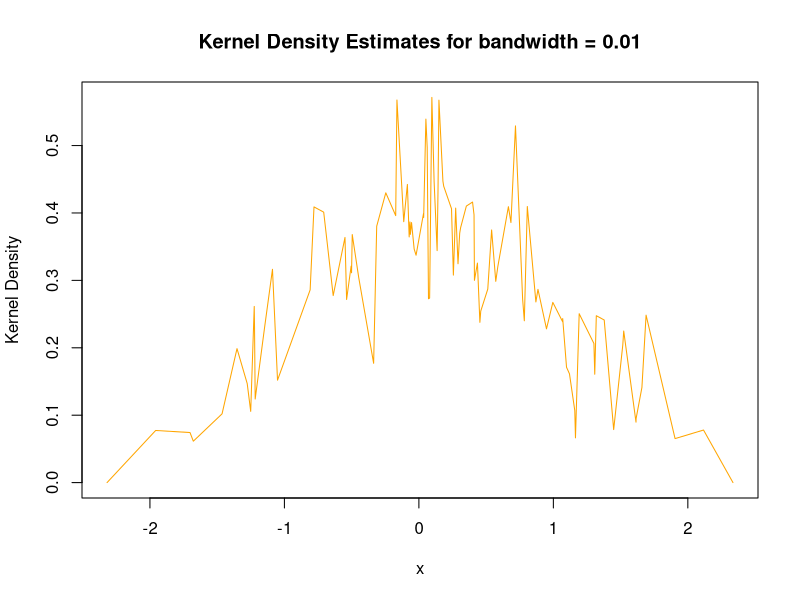
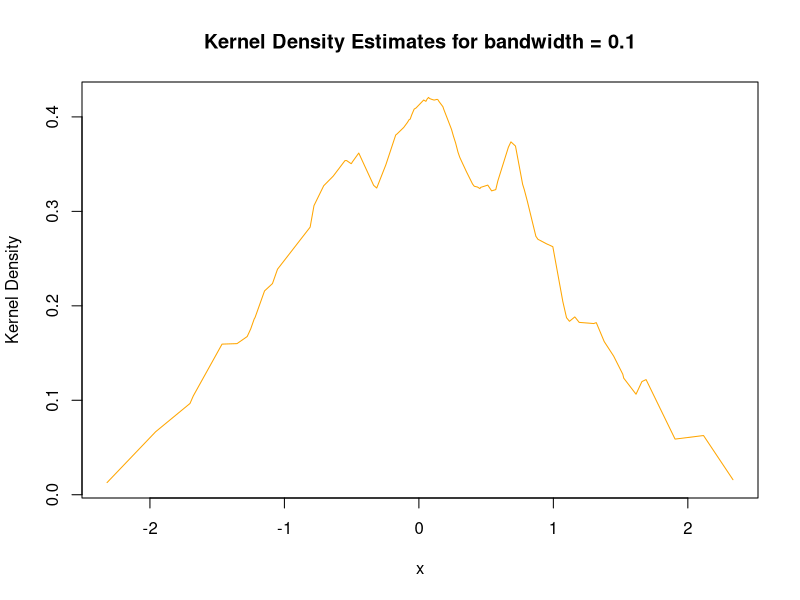
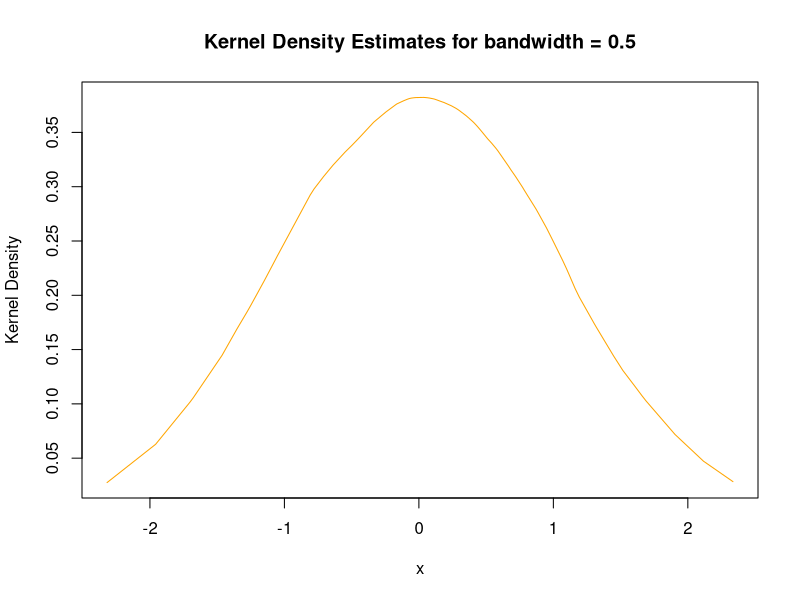
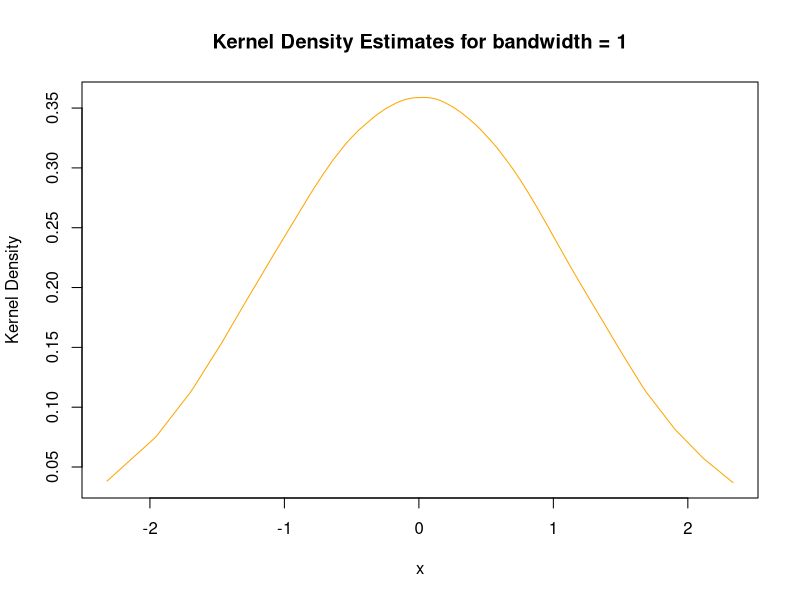
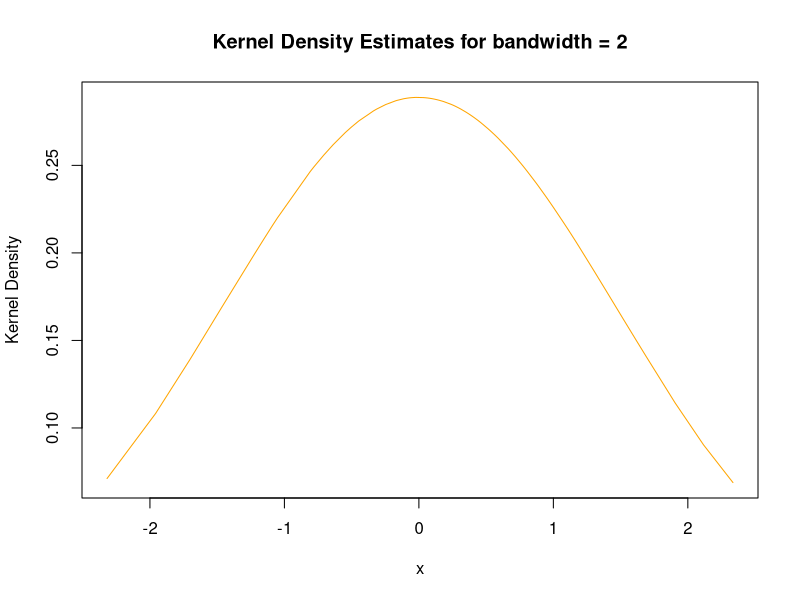

Here is the R script that generated these plots, in order: (Note: this script raises an error after producing the figures.)
## ---- chunk 1
#Create the Epanechnikov kernel function with bandwidth = 1
epan_kernel <-function(x,h=1){
  x <-x/h
  a <- as.numeric(abs(x) <= 1)
  value <- (3/4) * ( 1 - x^2 ) * a
  return(value)
}

#Create the kernel density function.
#x: training vector 
#x_new: test set
#h: bandwidth 
#return kernel density estimate 

h = 1
kern_density <- function(x, h, x_new){
  sapply(x_new, function(k){
    estimate <-mean(epan_kernel(k-x,h))/h
    return(estimate)
  })
  }

# create a list of bandwidth for testing 
h = c(0.01,0.1,0.5,1,2)

# hand construct a testing dataset 
set.seed(666)
x <- rnorm(2000, 0, 1)
x_new <- sort(rnorm(100, 0, 1))

# visually test the function with different bandwidth 
for (i in h){
  plot(x_new, kern_density(x,i,x_new), xlab = "x",ylab = "Kernel Density", main = paste("Kernel Density Estimates for bandwidth =", i),type="l",col="orange")  
}

## ---- chunk 2
# embbed pictures into r
knitr::include_graphics('/Users/graceyin/Desktop/bis557/data-raw/Question 3.jpeg')

## ---- chunk 3
# embbed pictures into r
knitr::include_graphics('/Users/graceyin/Desktop/bis557/data-raw/Question 4.jpeg')
## ---- chunk 4
# embbed pictures into r
knitr::include_graphics('/Users/graceyin/Desktop/bis557/data-raw/Question 5.jpeg')
## ---- chunk 5
#Check current KKT conditions (Reference to Textbook)
casl_lenet_check_kkt <- function(X, y, b, lambda) {
  
  resids <- y - X %*% b 
  s <- apply(X, 2, function(xj) crossprod(xj, resids)) /
    lambda / nrow(X)
  # return a vector indicating where the KKT conditions have been
  # violated by the variables that are currently zero 
  (b == 0) & (abs(s) >=1)
}

## ---- chunk 6
#install.packages("glmnet")
library("glmnet")

#Check variables to see if they violate KKT condition
#x:a numeric data matrix
#y:response vector
#return alogical vector indicating whether the KKT conditions have been violated
#If KKT condition is violated, return a vector that contains at least one TRUE
#If KKT condition is not violated, return a vector of FALSEs

lasso_reg_with_screening <- function(x, y){
  est <- cv.glmnet(x,y,alpha=1)
  lambda <- est$lambda.1se
  b <- est$glmnet.fit$beta[, est$lambda == lambda]
  print(b)
  casl_lenet_check_kkt(x, y, b, lambda)
}
## ---- chunk 7
data("iris")
x <- scale(model.matrix(Sepal.Length ~. -1, iris))
y <- iris[,1]
lasso_reg_with_screening(x, y)
